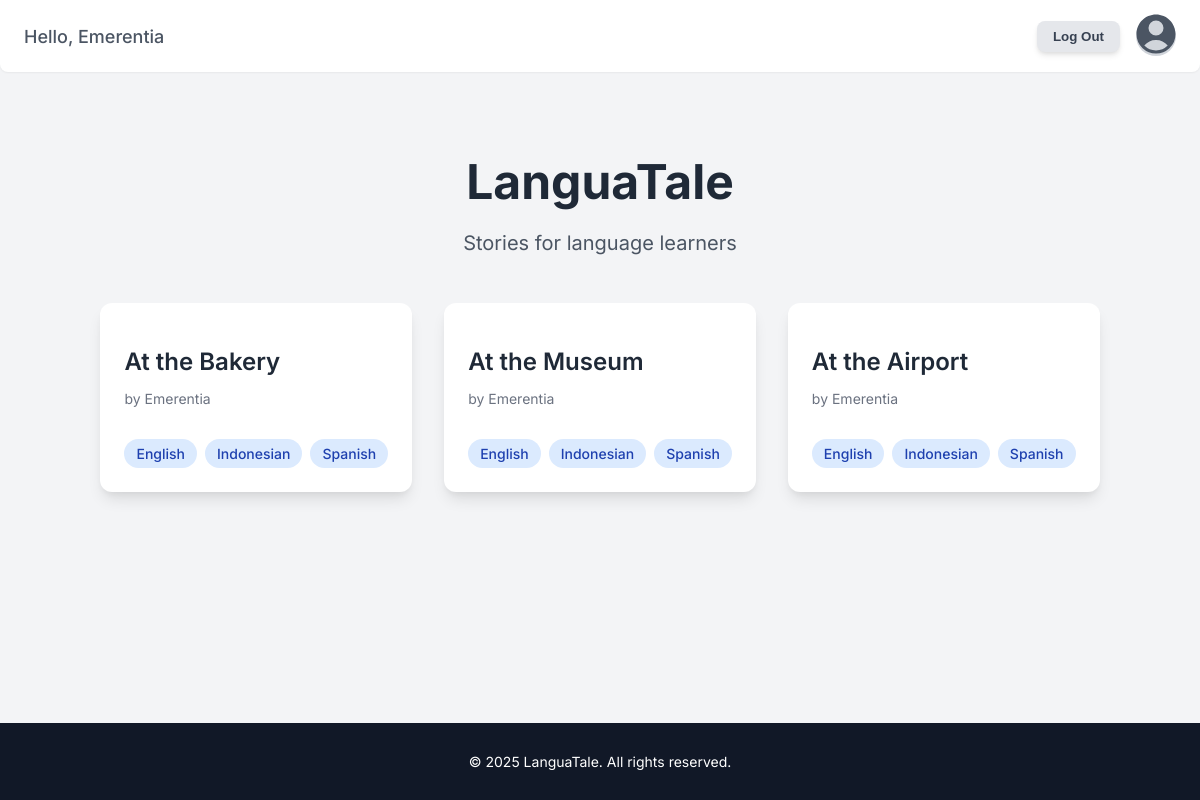
The app's page /home/ (signed in) with its own data.
### languatale/models.py (models this page shows, shortened)
class Story(models.Model):
    title = models.CharField(max_length=200)
    author = models. CharField(max_length=100)
    available_languages = models.ManyToManyField(Language, related_name='stories')
    ink_json_content = JSONField(
        help_text = "The compiled JSON story content of the Ink story exported from Inky.",
        blank = True,
        null = True
    )

class Language(models.Model):
    name = models.CharField(max_length=100, unique=True)

### languatale/views.py (the view)
# urls.py: path('home/', views.home, name='home'),
@login_required(login_url='login')
@cache_control(no_cache=True, must_revalidate=True, no_store=True)
def home(request):
    stories = Story.objects.all().prefetch_related('available_languages')
    context = {
        'stories': stories,
        'username': request.user.username,
    }
    return render(request, 'home.html', context)

### languatale/templates/home.html (shortened to what this page needs)
{% load static %}
<!DOCTYPE html>
<html lang="en">
<head>
    <link rel="stylesheet" href="{% static 'home.css' %}">
</head>
<body>
    <header>
        <div class="header-text">
            Hello, {{ user.first_name }}
        </div>
        <div class="header-actions">
            <form action="{% url 'logout' %}" method="post">
            <button type="submit" class="logout-button">Log Out</button>
            </form>
            <div class="user-icon">
                <a href="/account/" aria-label="Account Page" style="color: inherit; display: inline-block;">
                </a>
            </div>
        </div>
    </header>
    <main class="main-content">
        <section class="app-title-section">
            <h1 class="app-title">LanguaTale</h1>
            <p class="app-subtitle">Stories for language learners</p>
        </section>
        <section class="story-cards-section">
            {% for story in stories %}
            <div class="story-card">
                <div>
                    <h2 class="story-title">{{ story.title }}</h2>
                    <p class="story-author">by {{ story.author }}</p>
                </div>
                <div class="language-buttons">
                    {% for language in story.available_languages.all %}
                    <a href="{% url 'play_story' story.id language.id %}" class="language-button" style="text-decoration: none !important;">
                        {{ language.name }}
                    </a>
                    {% endfor %}
                </div>
            </div>
            {% empty %}
            <p class="no-stories-message">No stories available yet.</p>
            {% endfor %}
        </section>
    </main>
    <footer>
        <p>&copy; 2025 LanguaTale. All rights reserved.</p>
    </footer>
</body>
</html>

### languatale/static/home.css (style rules this page uses)
body { font-family: 'Inter', sans-serif; background-color: #f3f4f6; margin: 0; padding: 0; min-height: 100vh; display: flex; flex-direction: column; }
header { background-color: #ffffff; box-shadow: 0 1px 2px 0 rgba(0, 0, 0, 0.05); padding: 1rem 1.5rem; display: flex; align-items: center; justify-content: space-between; border-bottom-left-radius: 0.5rem; border-bottom-right-radius: 0.5rem; }
.header-text { color: #4b5563; font-size: 1.125rem; font-weight: 500; }
.header-actions { display: flex; align-items: center; gap: 1rem; }
.logout-button { background-color: #e5e7eb; color: #374151; font-weight: 600; padding: 0.5rem 1rem; border-radius: 0.5rem; box-shadow: 0 4px 6px -1px rgba(0, 0, 0, 0.1), 0 2px 4px -1px rgba(0, 0, 0, 0.06); transition: background-color 0.3s ease-in-out; border: none; cursor: pointer; }
.user-icon { width: 2.5rem; height: 2.5rem; background-color: #d1d5db; border-radius: 9999px; display: flex; align-items: center; justify-content: center; color: #4b5563; font-weight: 700; }
.main-content { flex-grow: 1; max-width: 1200px; margin-left: auto; margin-right: auto; padding: 2rem 1rem; }
.app-title-section { text-align: center; margin-top: 3rem; margin-bottom: 3rem; }
.app-title { font-size: 3rem; font-weight: 700; color: #1f2937; margin-bottom: 0.5rem; }
.app-subtitle { font-size: 1.25rem; color: #4b5563; }
.story-cards-section { display: grid; grid-template-columns: 1fr; gap: 2rem; }
@media (min-width: 768px) { .story-cards-section { grid-template-columns: repeat(2, 1fr); } }
@media (min-width: 1024px) { .story-cards-section { grid-template-columns: repeat(3, 1fr); } }
.story-card { background-color: #ffffff; border-radius: 0.75rem; box-shadow: 0 10px 15px -3px rgba(0, 0, 0, 0.1), 0 4px 6px -2px rgba(0, 0, 0, 0.05); padding: 1.5rem; display: flex; flex-direction: column; justify-content: space-between; transform: scale(1); transition: transform 0.1s ease-in-out, box-shadow 0.1s ease-in-out; }
.story-title { font-size: 1.5rem; font-weight: 600; color: #1f2937; margin-bottom: 0.5rem; }
.story-author { color: #6b7280; font-size: 0.875rem; margin-bottom: 1rem; }
.language-buttons { display: flex; flex-wrap: wrap; gap: 0.5rem; margin-top: 1rem; }
.language-button { background-color: #dbeafe; color: #1e40af; font-size: 0.875rem; font-weight: 500; padding: 0.375rem 0.75rem; border-radius: 9999px; transition: background-color 0.3s ease-in-out; border: none; cursor: pointer; }
footer { background-color: #111827; color: #ffffff; text-align: center; padding: 1rem; font-size: 0.875rem; }

### records on screen
Story: title "At the Bakery", author "Emerentia"
Language: name "English"
Language: name "Indonesian"
Language: name "Spanish"
Story: title "At the Museum", author "Emerentia"
Story: title "At the Airport", author "Emerentia"

### other values on screen
{{ user.first_name }} "Emerentia"
